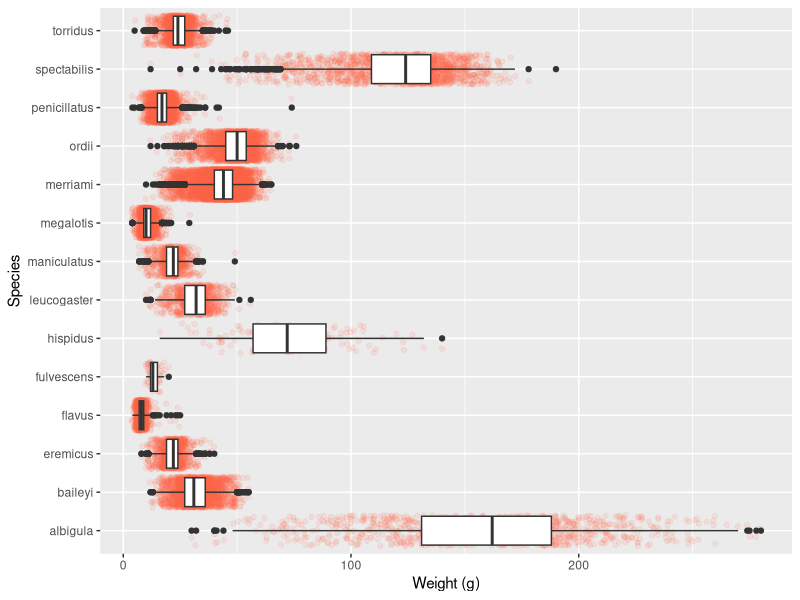
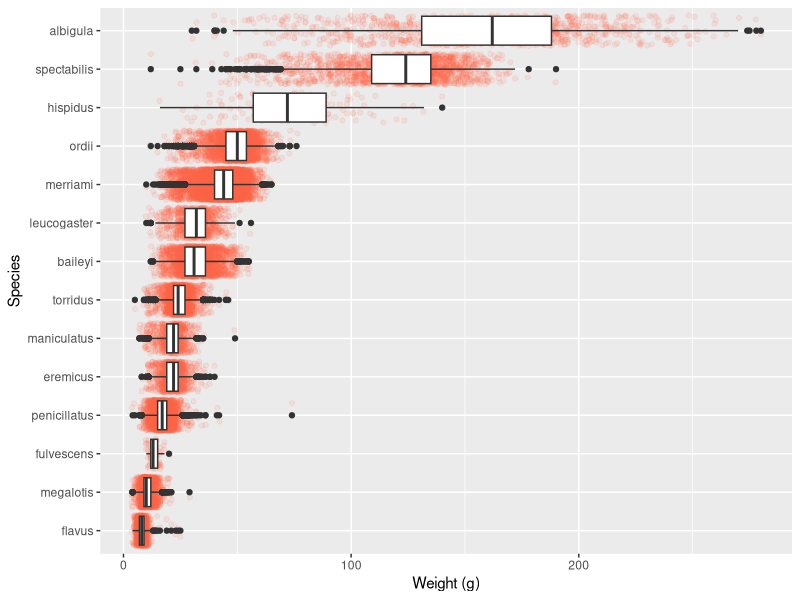
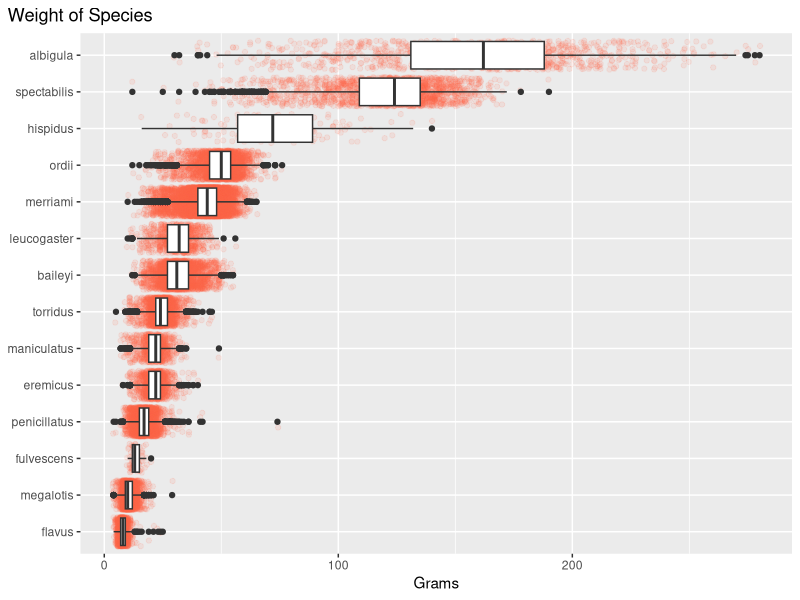
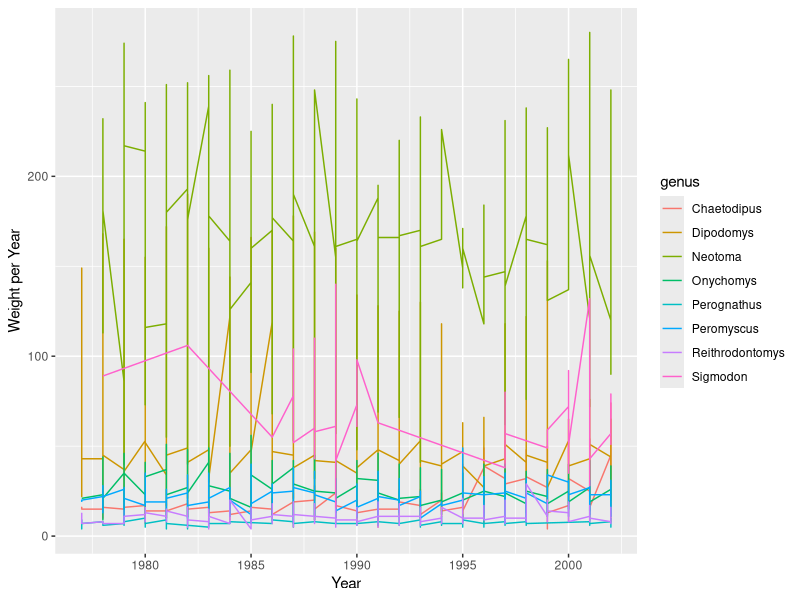
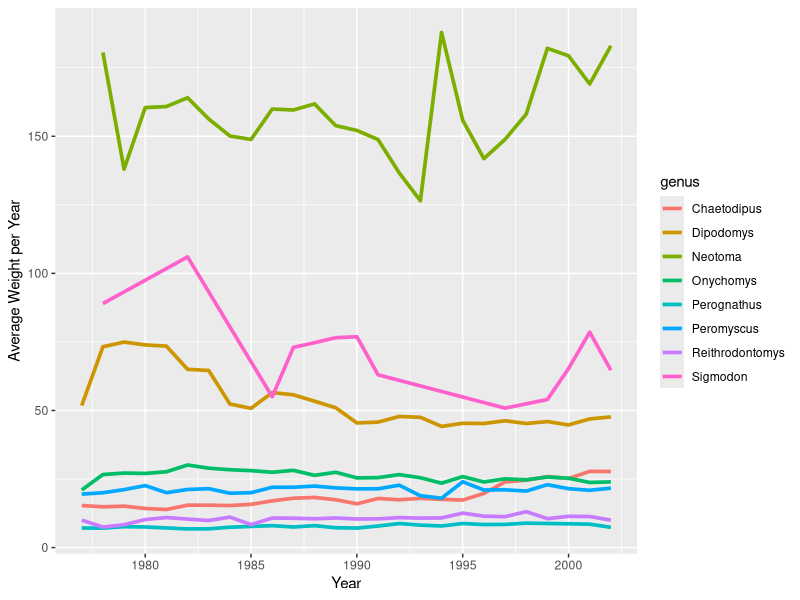
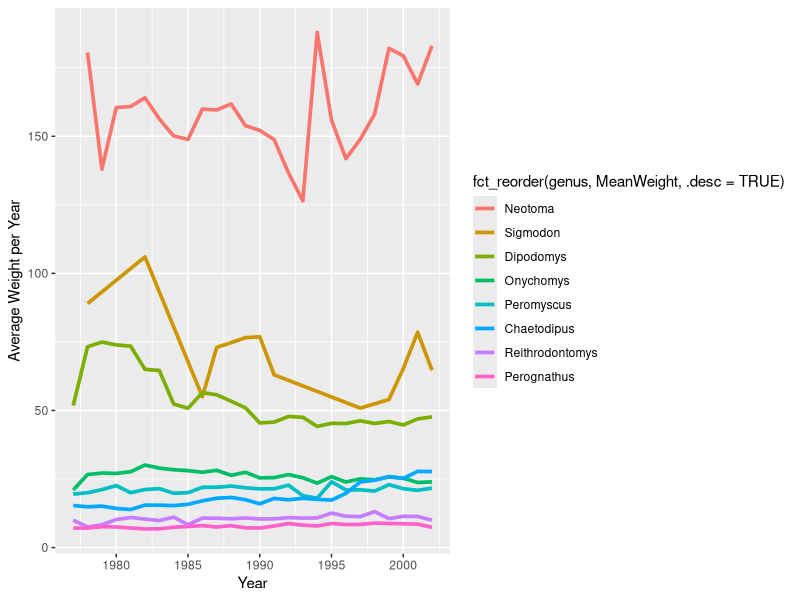
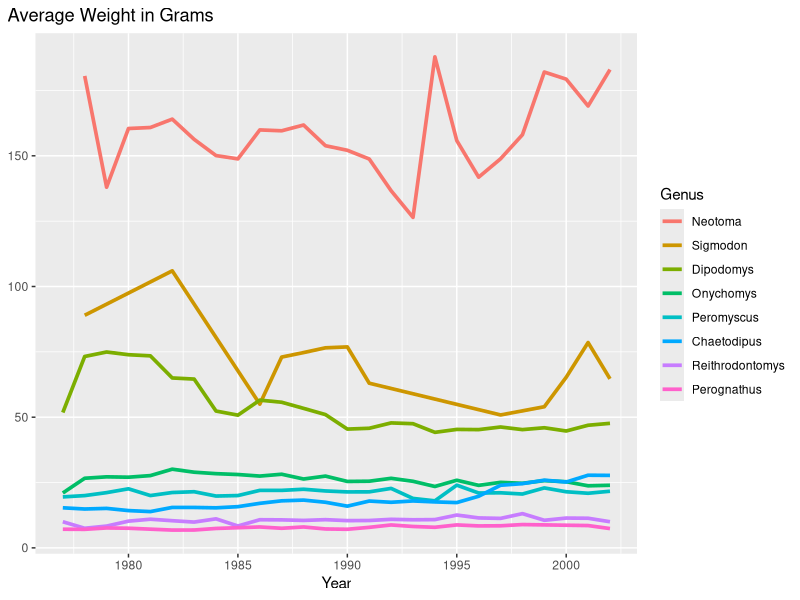
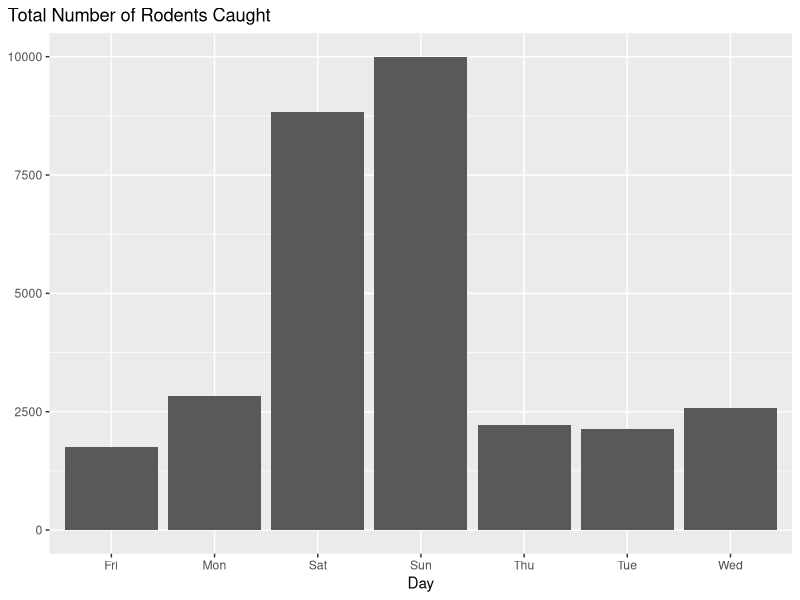

Generate these figures, in order, with R:
## ---- chunk 1
#| warning: false
#| include: false
library(tidyverse)
library(stringr)
library(here)
## ---- chunk 2
#| warning: false
surveys <- read_csv(here::here("supporting_artifacts", "extended_learning", "Data" ,"surveys.csv"), 
                    show_col_types = FALSE)
## ---- chunk 3
surveys |> 
  ggplot(
    mapping = aes(x = weight, y = species)) +
    geom_jitter(color = "tomato", alpha = 0.1) +
    geom_boxplot(outlier.alpha = 1) +
    labs(x = "Weight (g)", y = "Species") +
    theme(legend.position = "none")
## ---- chunk 4
surveys |> 
  mutate(species = fct_reorder(species, weight)) |> 
  ggplot(
    mapping = aes(x = weight, y = species)) +
    geom_jitter(color = "tomato", alpha = 0.1) +
    geom_boxplot(outlier.alpha = 1) +
    labs(x = "Weight (g)", y = "Species") +
    theme(legend.position = "none")
## ---- chunk 5
surveys |> 
  mutate(species = fct_reorder(species, weight)) |> 
  ggplot(
    mapping = aes(x = weight, y = species)) +
    geom_jitter(color = "tomato", alpha = 0.1) +
    geom_boxplot(outlier.alpha = 1) +
    theme(axis.title.y = element_blank(),
          plot.title.position = "plot",
          legend.position = "none") +
    labs(title = "Weight of Species",
         x = "Grams")
## ---- chunk 6
surveys |> 
  ggplot(mapping = aes(x = year, y = weight, color = genus)) +
    geom_line() +
    labs(y = "Weight per Year",
         x = "Year")
## ---- chunk 7
surveys |> 
  group_by(year, genus) |> 
  mutate(MeanWeight = mean(weight)) |> 
  distinct(year, .keep_all = TRUE) |> 
  select(MeanWeight, year, genus) |> 
  ggplot(mapping = aes(x = year, y = MeanWeight, color = genus)) +
    geom_line(size = 1.25) +
    labs(y = "Average Weight per Year",
         x = "Year")
## ---- chunk 8
surveys |> 
  group_by(year, genus) |> 
  mutate(MeanWeight = mean(weight)) |> 
  distinct(year, .keep_all = TRUE) |> 
  select(MeanWeight, year, genus) |> 
  ggplot(mapping = aes(x = year, y = MeanWeight, color = 
                       fct_reorder(genus, MeanWeight, .desc = TRUE))) +
    geom_line(size = 1.25) +
    labs(y = "Average Weight per Year",
         x = "Year") 
## ---- chunk 9
surveys |> 
  group_by(year, genus) |> 
  mutate(MeanWeight = mean(weight)) |> 
  distinct(year, .keep_all = TRUE) |> 
  select(MeanWeight, year, genus) |> 
  ggplot(mapping = aes(x = year, y = MeanWeight, color = 
                       fct_reorder(genus, MeanWeight, .desc = TRUE))) +
    geom_line(size = 1.25) +
    labs(x = "Year",
         col = "Genus",
         title = "Average Weight in Grams") +
    theme(axis.title.y = element_blank(),
          plot.title.position = "plot")
  
## ---- chunk 10
surveys |> 
  group_by(day_of_week) |> 
  summarize(total = n()) |> 
  filter(day_of_week != "") |>
  ggplot(mapping = aes(x = day_of_week, y = total)) +
    geom_bar(stat = "identity") +  # Thank you https://stackoverflow.com/a/38803743
    labs(x = "Day",
         title = "Total Number of Rodents Caught") +
    theme(axis.title.y = element_blank(),
          plot.title.position = "plot")
  
## ---- chunk 11
surveys |> 
  group_by(day_of_week) |> 
  summarize(total = n()) |> 
  filter(day_of_week != "") |>
  ggplot(mapping = aes(x = fct_relevel(
              day_of_week, "Mon", "Tue", "Wed", "Thu", "Fri", "Sat", "Sun"), 
              y = total)) +
    geom_bar(stat = "identity") +  # Thank you https://stackoverflow.com/a/38803743
    labs(x = "Day",
         title = "Total Number of Rodents Caught") +
    theme(axis.title.y = element_blank(),
          plot.title.position = "plot")
  
## ---- chunk 12
surveys |> 
  group_by(day_of_week) |> 
  summarize(total = n()) |> 
  filter(day_of_week != "") |>
  ggplot(mapping = 
           aes(x = fct_collapse(day_of_week,
                                Weekday = c("Mon", "Tue", "Wed", "Thu", "Fri"),
                                Weekend = c("Sat", "Sun")),  
               y = total)) +
    geom_bar(stat = "identity") +  # Thank you https://stackoverflow.com/a/38803743
    labs(x = "Type of Day",
         title = "Total Number of Rodents Caught") +
    theme(axis.title.y = element_blank(),
          plot.title.position = "plot") +
    scale_y_continuous(limits = c(0, 20000))
  
